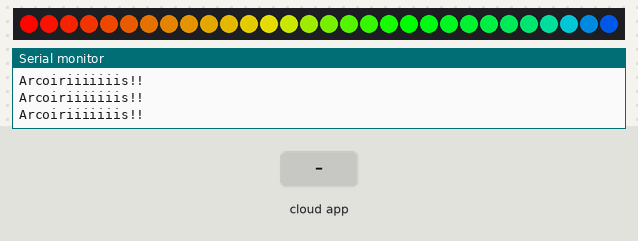
The sketch below on a simulated ESP32. Shown: 30 RGB LEDs in strip order, left to right, the last lines printed to the serial monitor. The test bench sets the inputs (shaded band). Dim RGB values are drawn brighter than linear; WiFi joins after 1.5 s; servers stay silent unless stated; the Firebase database answers and starts empty.

Above: at 2.8 s.
2.9 s: the phone or cloud app sets special to NS
At 4.3 s:
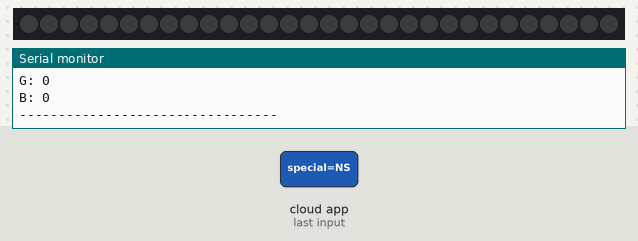
4.9 s: the phone or cloud app sets R to 1
At 7.0 s:
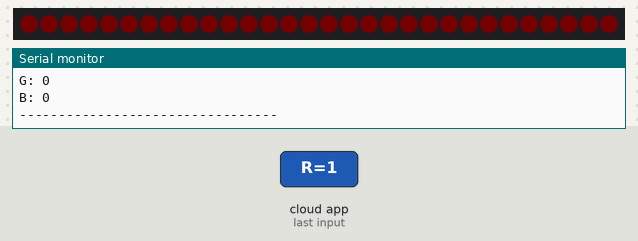
7.4 s: the phone or cloud app sets G to 1
At 8.4 s:
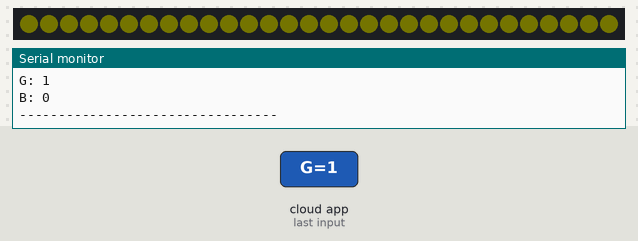
9.1 s: the phone or cloud app sets B to 1
At 9.8 s:
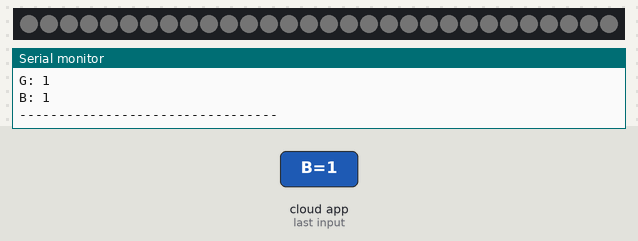
10.8 s: the phone or cloud app sets R to 0
At 12.6 s:
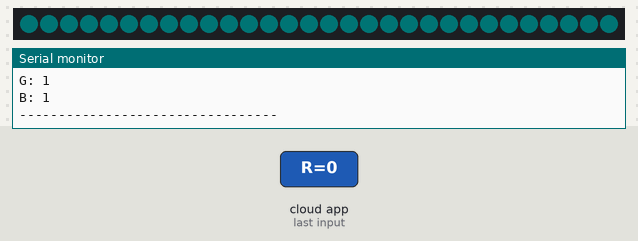
13.4 s: the phone or cloud app sets G to 0
At 14.0 s:
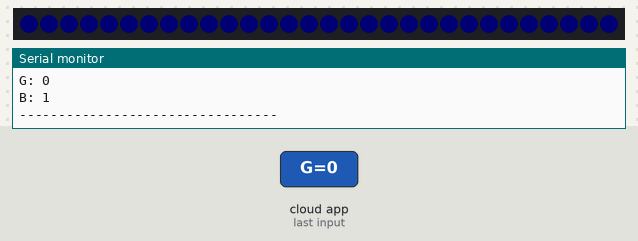
Timing chart, 0 to 16.1 s (numbered marks = the images above; inputs shaded):
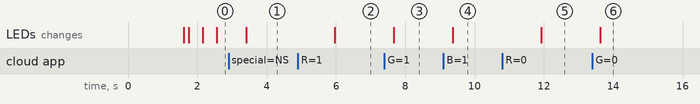

Measured:
- after the input at 2.9 s, the LEDs: change after 0.51 s (image 1)
- after the input at 4.9 s, the LEDs: change after 1.1 s (image 2)
- after the input at 7.4 s, the LEDs: change after 0.27 s (image 3)
- after the input at 9.1 s, the LEDs: change after 0.27 s (image 4)
- after the input at 10.8 s, the LEDs: change after 1.1 s (image 5)
- after the input at 13.4 s, the LEDs: change after 0.23 s (image 6)

The sketch:

LEDs_RGB_vFB.ino
```cpp
#include <WiFi.h>
#include <Firebase_ESP_Client.h>
#include <FastLED.h>
#include "addons/TokenHelper.h"
#include "addons/RTDBHelper.h"

// Credenciales Wi-Fi (REEMPLAZAR)
#define WIFI_SSID "TU_SSID"
#define WIFI_PASSWORD "TU_PASSWORD"

// Configuración Firebase (REEMPLAZAR)
#define API_KEY "TU_API_KEY"
#define DATABASE_URL "https://TU_PROJECT.firebaseio.com/"

// Configuración Neopixel
#define CTRL_PIN 18
#define NUM_LEDS 30

CRGB leds[NUM_LEDS];

FirebaseData fbdo;
FirebaseAuth auth;
FirebaseConfig config;

bool signupOK = false;
uint8_t r = 0, g = 0, b = 0;
uint8_t hue = 0;

void setup() {
  Serial.begin(115200);

  WiFi.begin(WIFI_SSID, WIFI_PASSWORD);
  Serial.print("Connectant al Wi-Fi");
  while (WiFi.status() != WL_CONNECTED) {
    Serial.print(".");
    delay(200);
  }
  Serial.println("\nWi-Fi connectat");

  config.api_key = API_KEY;
  config.database_url = DATABASE_URL;

  if (Firebase.signUp(&config, &auth, "", "")) {
    signupOK = true;
    Serial.println("SignUP a Firebase realitzat correctament");
  } else {
    Serial.printf("Error de sign-up: %s\n", config.signer.signupError.message.c_str());
  }

  config.token_status_callback = tokenStatusCallback;
  Firebase.begin(&config, &auth);
  Firebase.reconnectWiFi(true);

  FastLED.addLeds<WS2812B, CTRL_PIN, GRB>(leds, NUM_LEDS);
  FastLED.clear();
  FastLED.show();
}

void loop() {
  if (Firebase.RTDB.getString(&fbdo, "/special")) {
    if (fbdo.stringData() != "NS") {
      Serial.println("Arcoiriiiiiiis!!");
      rainbowEffect(leds, NUM_LEDS, hue);
    } else {
      if (Firebase.RTDB.getInt(&fbdo, "/color/R")) {
        r = fbdo.intData();
      }

      if (Firebase.RTDB.getInt(&fbdo, "/color/G")) {
        g = fbdo.intData();
      }

      if (Firebase.RTDB.getInt(&fbdo, "/color/B")) {
        b = fbdo.intData();
      }

      Serial.print("R: ");
      Serial.println(r);
      Serial.print("G: ");
      Serial.println(g);
      Serial.print("B: ");
      Serial.println(b);
      Serial.println("---------------------------------");

      for (int i = 0; i < NUM_LEDS; i++) {
        leds[i] = CRGB(r, g, b);
      }
    }
  }
  FastLED.show();
  delay(250);
}

void rainbowEffect(CRGB* leds, int numLeds, uint8_t& hue) {
  for (int i = 0; i < numLeds; i++) {
    leds[i] = CHSV(hue + i * 5, 255, 255);
  }
  hue++;
}
```
